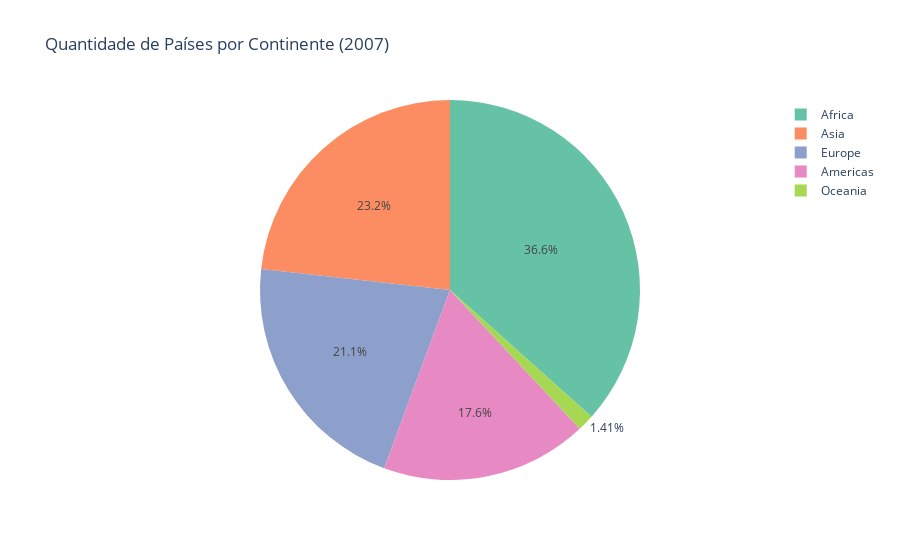

The code cell stored with this chart in its notebook:
### Code cell
df = px.data.gapminder().query("year == 2007")

country_counts = df[['country', 'continent']].drop_duplicates()
continent_counts = country_counts['continent'].value_counts().reset_index()
continent_counts.columns = ['continent', 'num_countries']

#Grafico de Pizza
fig = px.pie(
    continent_counts,
    values='num_countries',
    names='continent',
    title='Quantidade de Países por Continente (2007)',
    color_discrete_sequence=px.colors.qualitative.Set2
)

fig.show()

### Figure 1 — Plotly figure (JSON) as saved in the notebook; plotly's stock layout.template omitted (floating-point values rounded to 4 significant figures)
{"data": [{"domain": {"x": [0, 1], "y": [0, 1]}, "hovertemplate": "continent=%{label}<br>num_countries=%{value}<extra></extra>", "labels": ["Africa", "Asia", "Europe", "Americas", "Oceania"], "legendgroup": "", "name": "", "showlegend": true, "type": "pie", "values": [52, 33, 30, 25, 2]}], "layout": {"legend": {"tracegroupgap": 0}, "piecolorway": ["rgb(102,194,165)", "rgb(252,141,98)", "rgb(141,160,203)", "rgb(231,138,195)", "rgb(166,216,84)", "rgb(255,217,47)", "rgb(229,196,148)", "rgb(179,179,179)"], "title": {"text": "Quantidade de Países por Continente (2007)"}}}
